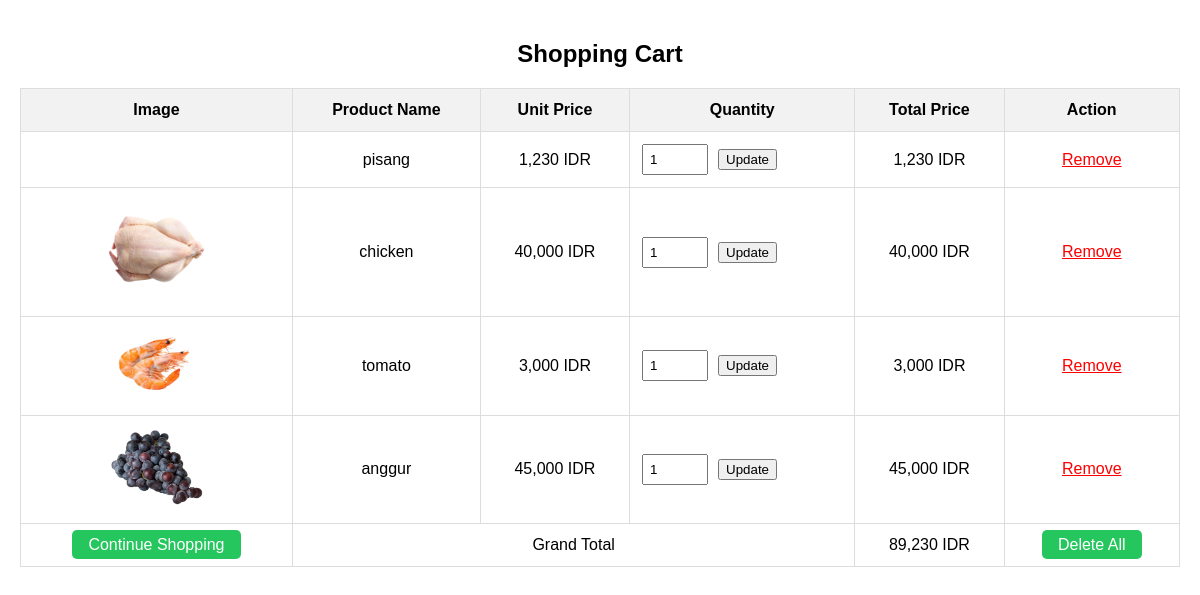
The page /views/cart.php (signed in) on the database its author committed.
### tables this page shows
CREATE TABLE `cart` (
  `id` int(11) NOT NULL,
  `name` varchar(255) NOT NULL,
  `price` int(11) NOT NULL,
  `image` varchar(255) NOT NULL,
  `quantity` int(11) NOT NULL
);

### views/cart.php (the view, shortened to what this page needs)
<?php
    @include "../db/db_connect.php";
?>
<!DOCTYPE html>
<html lang="en">
<head>
    <link rel="stylesheet" href="../css/cart.css">
</head>
<body>
    <div class="container">
        <section class="shop-cart">
            <h1 class="heading">Shopping Cart</h1>
            <table>
                <thead>
                    <th>Image</th>
                    <th>Product Name</th>
                    <th>Unit Price</th>
                    <th>Quantity</th>
                    <th>Total Price</th>
                    <th>Action</th>
                </thead>
                <tbody>
                    <?php
                    $select_cart = mysqli_query($conn, "SELECT * FROM cart");
                    $grand_total = 0;
                    if(mysqli_num_rows($select_cart) > 0){
                        while($fetch_cart = mysqli_fetch_assoc($select_cart)){
                    ?>
                    <tr>
                        <td><img src="../assets/img/<?php echo $fetch_cart['image']; ?>" alt=""></td>
                        <td><?php echo $fetch_cart['name']; ?></td>
                        <td><?php echo number_format($fetch_cart['price']);?> IDR</td>
                        <td>
                            <form action="" method="post">
                                <input type="number" name="update_quantity" min="1" value="<?php echo
                                $fetch_cart['quantity']; ?>" >
                                <input type="submit" value="Update" name="upbtn">
                            </form>
                        </td>
                        <td><?php $sub_total = $fetch_cart['price'] * $fetch_cart['quantity']; echo number_format($sub_total); ?> IDR</td>
                        <td><a href="cart.php?remove=<?php echo $fetch_cart['id']; ?>"
                        onclick="return confirm('Remove item from cart?')" class="btn-delete">Remove</a></td>
                    </tr>
                    <?php
                        $grand_total = $grand_total + $sub_total;
                        };
                    };
                    ?>
                    <tr>
                        <td><a href="formpesan1.php" class="option-btn">Continue Shopping</a></td>
                        <td colspan="3">Grand Total</td>
                        <td><?php echo number_format($grand_total); ?> IDR</td>
                        <td><a href="cart.php?delete_all"  onclick="return confirm('Are you sure you want to delete all?');"
                        class="delete-btn">Delete All</a></td>
                    </tr>
                </tbody>
            </table>
        </section>
    </div>
</body>
</html>

### css/cart.css (style rules this page uses)
body, h1, h2, h3, p, ul, li { margin: 0; padding: 0; }
body { font-family: 'Arial', sans-serif; }
.container { max-width: 1200px; margin: 0 auto; padding: 20px; }
.shop-cart { margin-top: 20px; }
.heading { font-size: 24px; margin-bottom: 20px; text-align: center; justify-content: center; }
table { width: 100%; border-collapse: collapse; margin-top: 20px; }
table, th, td { border: 1px solid #ddd; }
th, td { padding: 12px; text-align: center; }
th { background-color: #f2f2f2; }
img { max-width: 100px; height: auto; }
form { display: flex; align-items: center; }
input[type="number"] { width: 50px; padding: 6px; margin-right: 10px; }
.btn-delete { color: red; cursor: pointer; }
.option-btn, .delete-btn { padding: 6px 16px; text-decoration: none; background-color: #26c65e; color: #fff; border-radius: 5px; }

### rows shown on the page
cart: name "pisang", price "1,230", update_quantity "1", sub_total "1,230"
cart: image (picture), name "chicken", price "40,000", update_quantity "1", sub_total "40,000"
cart: image (picture), name "tomato", price "3,000", update_quantity "1", sub_total "3,000"
cart: image (picture), name "anggur", price "45,000", update_quantity "1", sub_total "45,000"

### other values the page prints
$grand_total "89,230"
